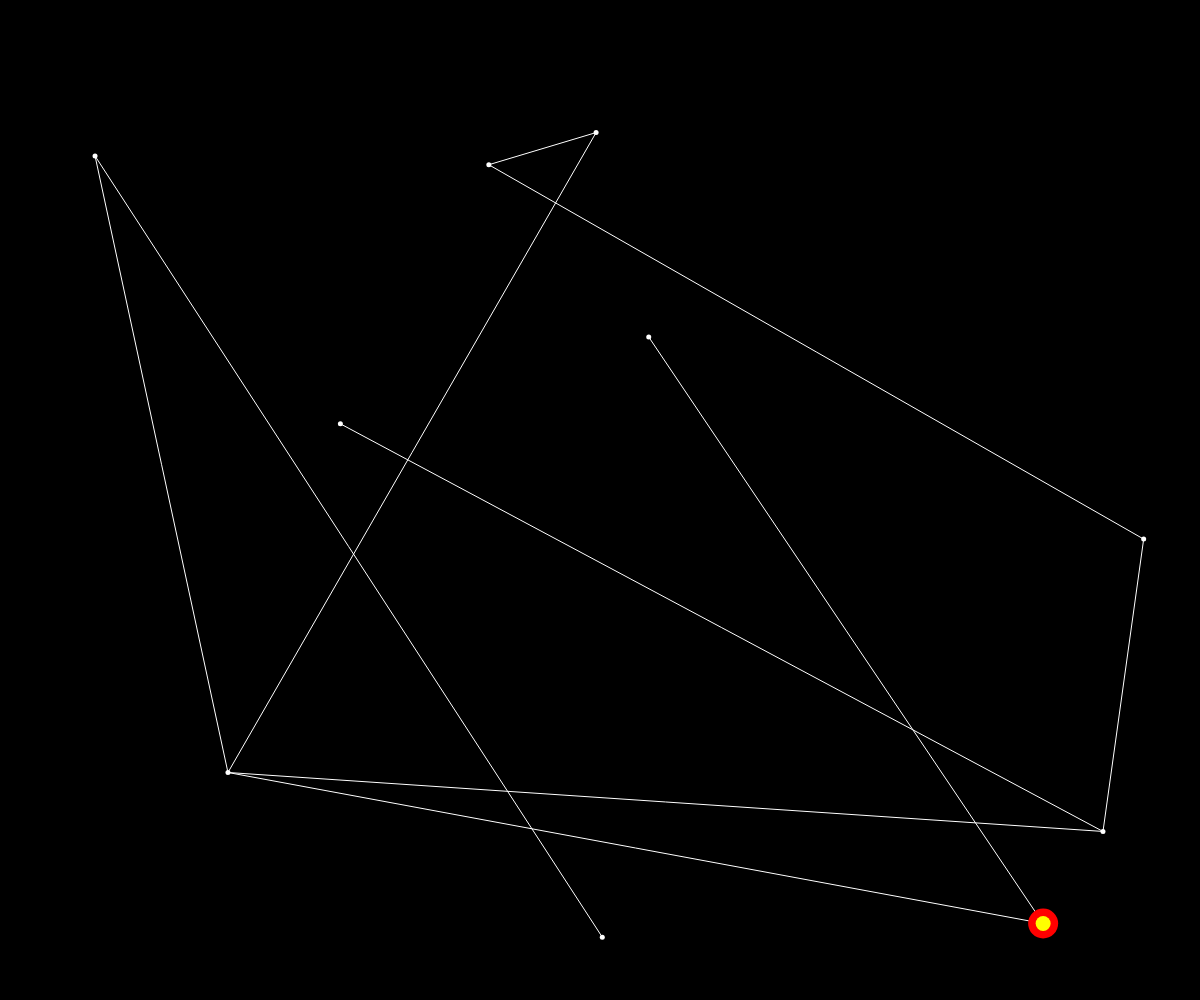
Frame 1 (no input)
Frame 60 (no input): identical to frame 1, image omitted
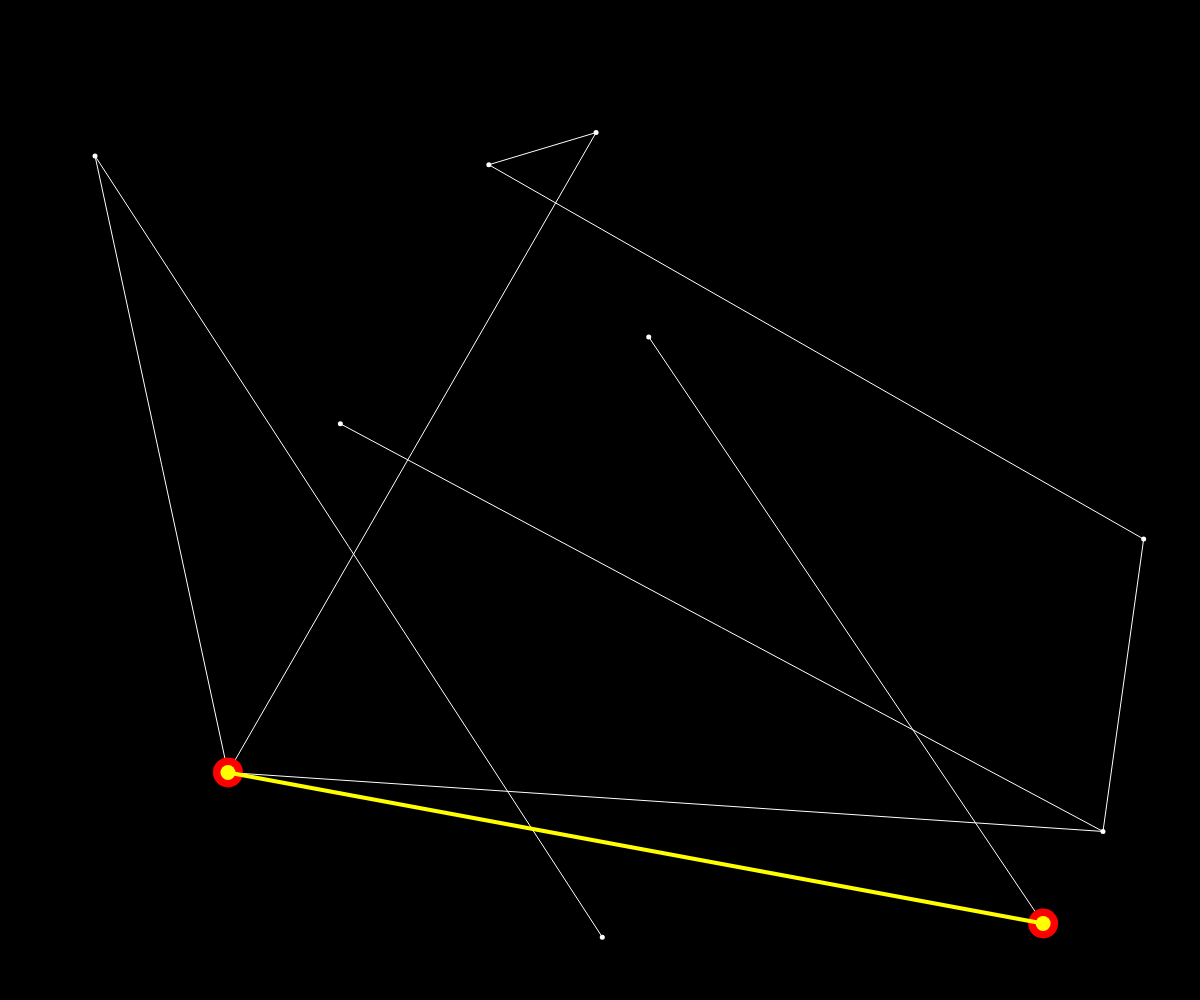
Frame 120 (the mouse pressed at the canvas centre since frame 60)

The p5.js sketch that drew these frames (run headless with seeded random() and noise() and a simulated clock; from frame 60 on, the mouse is pressed at the canvas centre):

// p5.js sketch
// ── sketch.js
var width = 800;
var height = 600;
let graph;
let zsg;
let vNum = 10;
let chance = 0.25;
let borders = 50;
let frame = 0;

function setup() {
  width = document.documentElement.clientWidth;
  height = document.documentElement.clientHeight;
  vNum = parseInt(prompt('Wie viele Knoten?', '10')) || 10;
  chance = parseFloat(prompt('Wahrscheinlichkeit für Verbindung?', '0.25')) || 0.25;
  console.log(chance);
  createCanvas(width, height);
  graph = new Graph();
  graph.genRandom(vNum);
  zsg = new Zusammenhang(graph, 0);
  background(0);
  zsg.draw();
}

function draw() {
  frame++;
  if (frame == 90) {
    background(0);
    zsg.doStep();
    frame = 0;
  }
}

class Vertex {
  constructor(x, y) {
    this.x = x;
    this.y = y;
    this.edges = [];
  }

  addEdge(edge) {
    this.edges.push(edge);
  }

  draw() {
    stroke(255);
    strokeWeight(5);
    point(this.x, this.y);
  }
}

class Edge {
  constructor(v1, v2) {
    this.vertices = [v1, v2];
    v1.addEdge(this);
    v2.addEdge(this);
  }

  draw() {
    stroke(255);
    strokeWeight(1);
    line(this.vertices[0].x, this.vertices[0].y,
         this.vertices[1].x, this.vertices[1].y);
  }
}

class Zusammenhang {
  constructor(graph, beginAt) {
    this.g = graph;
    this.yellow = [this.g.vertices[beginAt]];
    this.red = [this.g.vertices[beginAt]];
    this.edges = [];
    this.gZsg = new Graph();
  }

  doStep() {
    let current = this.red[0];
    if (current !== undefined) {
      let didSomething = false;
      outer:
      for (let edge of current.edges) {
        for (let vertex of edge.vertices) {
          if (vertex == current) continue;

          if (!this.yellow.includes(vertex)) {
            didSomething = true;
            this.edges.push(edge);
            this.yellow.push(vertex);
            this.red.push(vertex);
            break outer;
          }
        }
      }
      if (!didSomething) this.red.splice(0, 1);
    }

    this.draw();
  }

  draw() {
    this.g.draw();
    for (let v of this.red) {
      stroke(255, 0, 0);
      strokeWeight(30);
      point(v.x, v.y);
    }

    for (let v of this.yellow) {
      stroke(255, 255, 0);
      strokeWeight(15);
      point(v.x, v.y)
    }

    for (let e of this.edges) {
      let v = e.vertices[0];
      let v2 = e.vertices[1];
      stroke(255, 255, 0);
      strokeWeight(4);
      line(v2.x, v2.y, v.x, v.y);
    }
  }
}

class Graph {
  constructor() {
    this.vertices = [];
    this.edges = [];
  }

  example() {
    this.vertices.push(new Vertex(200, 100));
    this.vertices.push(new Vertex(250, 150));
    this.vertices.push(new Vertex(50, 300));

    this.edges.push(new Edge(this.vertices[0], this.vertices[1]));
    this.edges.push(new Edge(this.vertices[0], this.vertices[2]));
  }

  genRandom(n) {
    for (let i = 0; i < n; i++) {
      this.vertices.push(new Vertex(borders + Math.random() * (width - borders*2), borders + Math.random() * (height - borders*2)));
    }

    for (let i = 0; i < this.vertices.length; i++) {
      for (let j = i + 1; j < this.vertices.length; j++) {
        if (Math.random() < chance) {
          this.edges.push(new Edge(this.vertices[i], this.vertices[j]));
        }
      }
    }
  }

  draw() {
    for (let v of this.vertices) {
      v.draw();
    }

    for (let e of this.edges) {
      e.draw();
    }
  }
}
